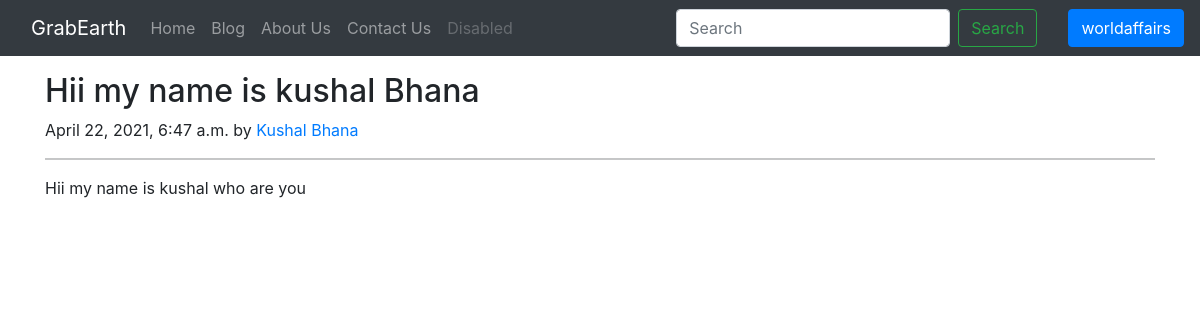
The app's page /blog/first-post (signed in) with its own data.
### blog/models.py (models this page shows, shortened)
class Post(models.Model):
    sno=models.AutoField(primary_key=True)
    title=models.CharField(max_length=255)
    author=models.CharField(max_length=14)
    slug=models.CharField(max_length=130)
    timeStamp=models.DateTimeField(blank=True)
    content=models.TextField()

### blog/views.py (the view)
# urls.py: path('<str:slug>', views.BlogPost, name="BlogPost"),
def BlogPost(request, slug):
    post= Post.objects.filter(slug=slug).first()
    params= {'post':post}
    return render(request, 'blog/blogpost.html', params)

### templates/blog/blogpost.html (shortened to what this page needs)
{% extends 'base.html' %}
{% block body %}
<div class="container my-3">
    <h2 class="blog-post-title">{{post.title}}</h2>
    <p class="blog-post-meta">{{post.timeStamp}} by <a href="/about">{{post.author}}</a></p><hr>
    <p>{{post.content}}</p>
</div>
{% endblock body %}

### templates/base.html (shortened to what this page needs)
<!doctype html>
<html lang="en">
<head>
  <link href="https://cdn.jsdelivr.net/npm/bootstrap@5.0.0-beta3/dist/css/bootstrap.min.css" rel="stylesheet"
>
    <link rel="stylesheet" href="https://maxcdn.bootstrapcdn.com/bootstrap/4.0.0/css/bootstrap.min.css"
>
    <link href="https://use.fontawesome.com/releases/v5.0.6/css/all.css" rel="stylesheet">
    <link href="//maxcdn.bootstrapcdn.com/bootstrap/4.0.0/css/bootstrap.min.css" rel="stylesheet" id="bootstrap-css">
  </head>
  <body>
     <link href="https://maxcdn.bootstrapcdn.com/font-awesome/4.3.0/css/font-awesome.min.css" rel="stylesheet">
  <nav class="navbar navbar-expand-lg navbar-dark bg-dark">
    <div class="container-fluid">
      <a class="navbar-brand" href="/">GrabEarth</a>
      <div class="collapse navbar-collapse" id="navbarSupportedContent">
        <ul class="navbar-nav me-auto mb-2 mb-lg-0">
          <li class="nav-item">
            <a class="nav-link {% block homeactive %} {% endblock homeactive %}" aria-current="page" href="/">Home</a>
          </li>
          <li class="nav-item">
            <a class="nav-link {% block blogactive %} {% endblock blogactive %}" href="/blog">Blog</a>
          </li>
          <li class="nav-item">
            <a class="nav-link {% block aboutactive %} {% endblock aboutactive %}" href="/about">About Us</a>
          </li>
          <li class="nav-item">
            <a class="nav-link {% block contactactive %} {% endblock contactactive %}" href="/contact">Contact Us</a>
          </li>
          <li class="nav-item">
            <a class="nav-link disabled" href="#" tabindex="-1" aria-disabled="true">Disabled</a>
          </li>
        </ul>
        <form class="d-flex mx-3" action='/search/' method='get'>
          <input class="form-control me-2" type="search" name='search' id='search' placeholder="Search"
            aria-label="Search">
          <button class="btn btn-outline-success" type="submit">Search</button>
        </form>
      </div>
    </div>
    {% if user.is_authenticated %}
    {%if user.first_name == 'advertizer' %}
    <a class="btn btn-primary" href="/client/" role="button">{{request.user}}</a>
    {%else%}
    <a class="btn btn-primary" href="/user/profile" role="button">{{request.user}}</a>
      {%endif%}
    {% endif %}
  </nav>
  {% block body %}{% endblock body %}
</body>
</html>

### templates/base.html (style rules this page uses)
a { text-decoration: none; }

### records on screen
Post: title "Hii my name is kushal Bhana", timeStamp "April 22, 2021, 6:47 a.m.", author "Kushal Bhana", content "Hii my name is kushal who are you"

### other values on screen
{{ request.user }} "worldaffairs"
